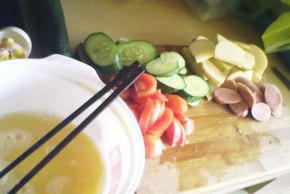
#> input picture PIL sample/sample.png, 290 x 194 px
$ python 'PIL sample.py'
#> lines starting #> are read from the running program, lines starting #| are printed output that depends on the picture
# 图像的打开保存与显示
# 引用链接
	# http://blog.csdn.net/followingturing/article/details/7996495
	# http://justcoding.iteye.com/blog/901605

# 引入module
from PIL import Image # 一定要这样写
import matplotlib.pyplot as plt # 目测是一个绘图module

img = Image.open("sample.png") # 打开图片，创建一个实例（相对路径）
#> img is the input picture: PIL image 290x194 RGBA; mean R, G, B, A 173.9, 159.2, 127, 255
plt.figure("dog")  # 创建一个空白图像
plt.imshow(img) # 将图像填充进去
plt.axis('off') # 关闭坐标系
plt.show() # 显示图像

#  将图片关掉以后才会进入以下代码

img.save('C:/Users/zxc78/Desktop/sample.jpg') # 将图片保存为了JPG格式 （绝对路径）
print(img.size)  #图片的尺寸
#| (290, 194)
print(img.mode) #图片的模式
#| RGBA
print(img.format)  #图片的格式
#| PNG

new_img = img.resize((128,128),Image.BILINEAR) # 调整尺寸
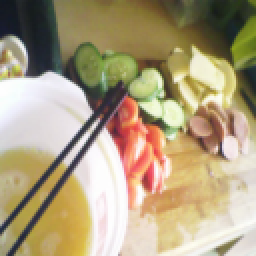
#> new_img: PIL image 128x128 RGBA (shown 2 times larger); mean R, G, B, A 173.9, 159.2, 127, 255
rot_img = new_img.rotate(45) # 图像旋转45度
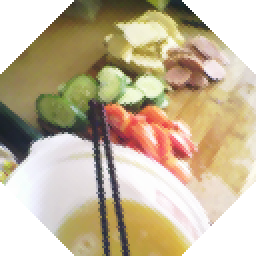
#> rot_img: PIL image 128x128 RGBA (shown 2 times larger); mean R, G, B, A 151.9, 137.4, 109.6, 211.2; transparent parts drawn white
rot_img.save("C:/Users/zxc78/Desktop/rot_sample.jpg")
